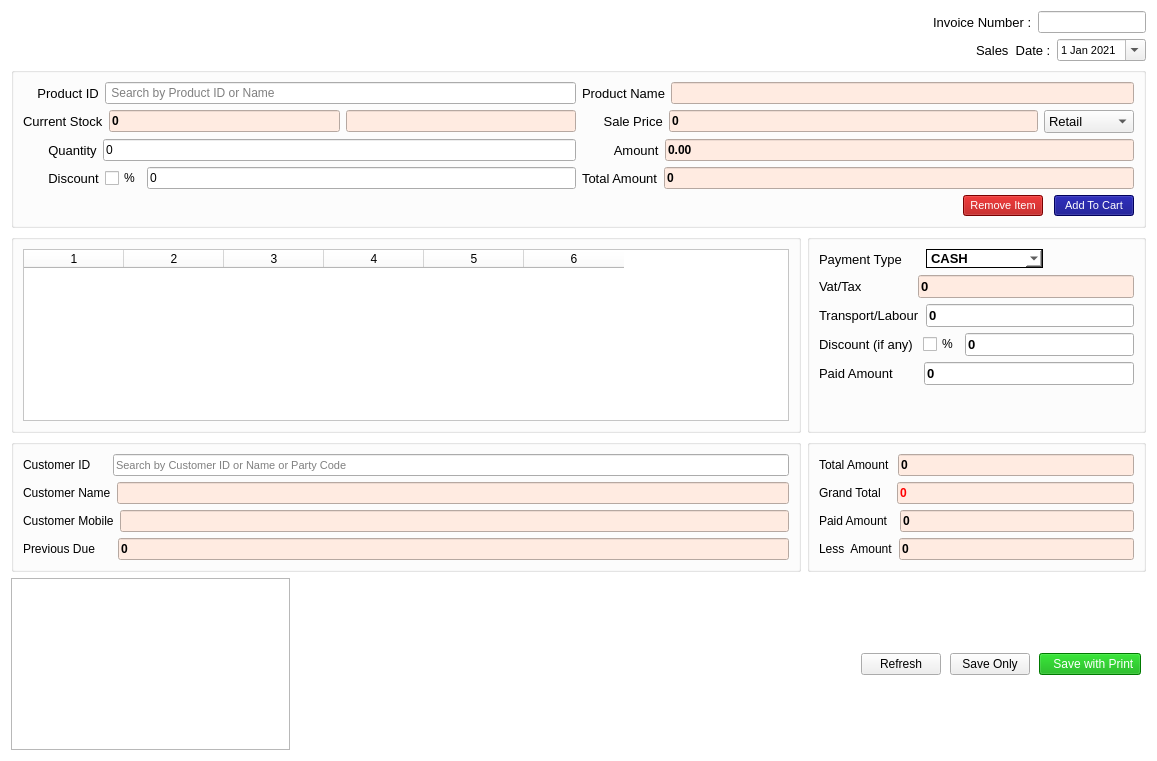
<?xml version="1.0" encoding="UTF-8"?>
<ui version="4.0">
 <class>Form</class>
 <widget class="QWidget" name="Form">
  <property name="windowModality">
   <enum>Qt::ApplicationModal</enum>
  </property>
  <property name="enabled">
   <bool>true</bool>
  </property>
  <property name="geometry">
   <rect>
    <x>0</x>
    <y>0</y>
    <width>1157</width>
    <height>761</height>
   </rect>
  </property>
  <property name="acceptDrops">
   <bool>true</bool>
  </property>
  <property name="windowTitle">
   <string>Form</string>
  </property>
  <property name="layoutDirection">
   <enum>Qt::LeftToRight</enum>
  </property>
  <property name="styleSheet">
   <string notr="true">QWidget#Form{
background-color: rgb(255, 255, 255);
	color: rgb(0, 0, 0);
}</string>
  </property>
  <property name="inputMethodHints">
   <set>Qt::ImhDate|Qt::ImhDialableCharactersOnly|Qt::ImhDigitsOnly|Qt::ImhEmailCharactersOnly|Qt::ImhExclusiveInputMask|Qt::ImhFormattedNumbersOnly|Qt::ImhHiddenText|Qt::ImhLatinOnly|Qt::ImhLowercaseOnly|Qt::ImhMultiLine|Qt::ImhNoAutoUppercase|Qt::ImhNoEditMenu|Qt::ImhNoPredictiveText|Qt::ImhNoTextHandles|Qt::ImhPreferLatin|Qt::ImhPreferLowercase|Qt::ImhPreferNumbers|Qt::ImhPreferUppercase|Qt::ImhSensitiveData|Qt::ImhTime|Qt::ImhUppercaseOnly|Qt::ImhUrlCharactersOnly</set>
  </property>
  <layout class="QGridLayout" name="gridLayout_26">
   <item row="0" column="2">
    <spacer name="horizontalSpacer_3">
     <property name="orientation">
      <enum>Qt::Horizontal</enum>
     </property>
     <property name="sizeHint" stdset="0">
      <size>
       <width>261</width>
       <height>20</height>
      </size>
     </property>
    </spacer>
   </item>
   <item row="0" column="3">
    <layout class="QGridLayout" name="gridLayout_21">
     <item row="0" column="0">
      <layout class="QGridLayout" name="gridLayout_20">
       <item row="0" column="1">
        <widget class="QLabel" name="label_10">
         <property name="font">
          <font>
           <pointsize>10</pointsize>
          </font>
         </property>
         <property name="text">
          <string>Invoice Number :</string>
         </property>
        </widget>
       </item>
       <item row="0" column="2">
        <widget class="QLineEdit" name="invoice">
         <property name="font">
          <font>
           <pointsize>8</pointsize>
          </font>
         </property>
         <property name="readOnly">
          <bool>true</bool>
         </property>
        </widget>
       </item>
       <item row="0" column="0">
        <spacer name="horizontalSpacer_7">
         <property name="orientation">
          <enum>Qt::Horizontal</enum>
         </property>
         <property name="sizeHint" stdset="0">
          <size>
           <width>40</width>
           <height>20</height>
          </size>
         </property>
        </spacer>
       </item>
      </layout>
     </item>
     <item row="1" column="0">
      <layout class="QGridLayout" name="gridLayout_6">
       <item row="0" column="1">
        <widget class="QLabel" name="label_8">
         <property name="font">
          <font>
           <pointsize>10</pointsize>
          </font>
         </property>
         <property name="text">
          <string>Sales  Date :</string>
         </property>
        </widget>
       </item>
       <item row="0" column="2">
        <widget class="QDateEdit" name="dateEdit">
         <property name="font">
          <font>
           <pointsize>8</pointsize>
          </font>
         </property>
         <property name="calendarPopup">
          <bool>true</bool>
         </property>
         <property name="date">
          <date>
           <year>2021</year>
           <month>1</month>
           <day>1</day>
          </date>
         </property>
        </widget>
       </item>
       <item row="0" column="0">
        <spacer name="horizontalSpacer_8">
         <property name="orientation">
          <enum>Qt::Horizontal</enum>
         </property>
         <property name="sizeHint" stdset="0">
          <size>
           <width>40</width>
           <height>20</height>
          </size>
         </property>
        </spacer>
       </item>
      </layout>
     </item>
    </layout>
   </item>
   <item row="1" column="0" colspan="4">
    <widget class="QGroupBox" name="groupBox">
     <property name="font">
      <font>
       <pointsize>10</pointsize>
      </font>
     </property>
     <property name="styleSheet">
      <string notr="true"/>
     </property>
     <property name="title">
      <string/>
     </property>
     <layout class="QGridLayout" name="gridLayout_25">
      <item row="0" column="0">
       <layout class="QGridLayout" name="gridLayout_24">
        <item row="0" column="0">
         <layout class="QGridLayout" name="gridLayout_23">
          <item row="0" column="0">
           <widget class="QLabel" name="label_2">
            <property name="font">
             <font>
              <pointsize>10</pointsize>
             </font>
            </property>
            <property name="text">
             <string>    Product ID</string>
            </property>
           </widget>
          </item>
          <item row="0" column="1">
           <widget class="QLineEdit" name="pv">
            <property name="font">
             <font>
              <pointsize>9</pointsize>
             </font>
            </property>
            <property name="placeholderText">
             <string> Search by Product ID or Name</string>
            </property>
           </widget>
          </item>
         </layout>
        </item>
        <item row="0" column="1">
         <layout class="QGridLayout" name="gridLayout_22">
          <item row="0" column="0">
           <widget class="QLabel" name="label_15">
            <property name="font">
             <font>
              <pointsize>10</pointsize>
             </font>
            </property>
            <property name="text">
             <string>Product Name</string>
            </property>
           </widget>
          </item>
          <item row="0" column="1">
           <widget class="QLineEdit" name="pn">
            <property name="font">
             <font>
              <pointsize>9</pointsize>
              <weight>75</weight>
              <bold>true</bold>
             </font>
            </property>
            <property name="styleSheet">
             <string notr="true">background-color: rgb(255, 235, 225);</string>
            </property>
            <property name="readOnly">
             <bool>true</bool>
            </property>
           </widget>
          </item>
         </layout>
        </item>
       </layout>
      </item>
      <item row="1" column="0">
       <layout class="QGridLayout" name="gridLayout_18">
        <item row="0" column="0">
         <layout class="QGridLayout" name="gridLayout_19">
          <item row="0" column="0">
           <widget class="QLabel" name="label_4">
            <property name="font">
             <font>
              <pointsize>10</pointsize>
             </font>
            </property>
            <property name="text">
             <string>Current Stock</string>
            </property>
           </widget>
          </item>
          <item row="0" column="1">
           <widget class="QLineEdit" name="stockshow">
            <property name="font">
             <font>
              <pointsize>9</pointsize>
              <weight>75</weight>
              <bold>true</bold>
             </font>
            </property>
            <property name="styleSheet">
             <string notr="true">background-color: rgb(255, 235, 225);</string>
            </property>
            <property name="text">
             <string>0</string>
            </property>
            <property name="readOnly">
             <bool>true</bool>
            </property>
           </widget>
          </item>
          <item row="0" column="2">
           <widget class="QLineEdit" name="unit">
            <property name="font">
             <font>
              <pointsize>9</pointsize>
             </font>
            </property>
            <property name="styleSheet">
             <string notr="true">background-color: rgb(255, 235, 225);</string>
            </property>
            <property name="readOnly">
             <bool>true</bool>
            </property>
           </widget>
          </item>
         </layout>
        </item>
        <item row="0" column="1">
         <layout class="QGridLayout" name="gridLayout_17">
          <item row="0" column="0">
           <widget class="QLabel" name="label_7">
            <property name="font">
             <font>
              <pointsize>10</pointsize>
             </font>
            </property>
            <property name="text">
             <string>      Sale Price</string>
            </property>
           </widget>
          </item>
          <item row="0" column="1">
           <widget class="QLineEdit" name="sale">
            <property name="font">
             <font>
              <pointsize>9</pointsize>
              <weight>75</weight>
              <bold>true</bold>
             </font>
            </property>
            <property name="layoutDirection">
             <enum>Qt::RightToLeft</enum>
            </property>
            <property name="styleSheet">
             <string notr="true">background-color: rgb(255, 235, 225);</string>
            </property>
            <property name="text">
             <string>0</string>
            </property>
            <property name="readOnly">
             <bool>false</bool>
            </property>
           </widget>
          </item>
          <item row="0" column="2">
           <widget class="QComboBox" name="stype">
            <property name="font">
             <font>
              <pointsize>10</pointsize>
             </font>
            </property>
            <item>
             <property name="text">
              <string>Retail</string>
             </property>
            </item>
            <item>
             <property name="text">
              <string>Wholesale</string>
             </property>
            </item>
           </widget>
          </item>
         </layout>
        </item>
       </layout>
      </item>
      <item row="2" column="0">
       <layout class="QGridLayout" name="gridLayout_16">
        <item row="0" column="0">
         <layout class="QGridLayout" name="gridLayout_15">
          <item row="0" column="0">
           <widget class="QLabel" name="label_3">
            <property name="font">
             <font>
              <pointsize>10</pointsize>
             </font>
            </property>
            <property name="text">
             <string>       Quantity</string>
            </property>
           </widget>
          </item>
          <item row="0" column="1">
           <widget class="QLineEdit" name="qtn">
            <property name="font">
             <font>
              <pointsize>9</pointsize>
             </font>
            </property>
            <property name="layoutDirection">
             <enum>Qt::RightToLeft</enum>
            </property>
            <property name="text">
             <string>0</string>
            </property>
           </widget>
          </item>
         </layout>
        </item>
        <item row="0" column="1">
         <layout class="QGridLayout" name="gridLayout_14">
          <item row="0" column="0">
           <widget class="QLabel" name="label_12">
            <property name="font">
             <font>
              <pointsize>10</pointsize>
             </font>
            </property>
            <property name="text">
             <string>         Amount</string>
            </property>
           </widget>
          </item>
          <item row="0" column="1">
           <widget class="QLineEdit" name="itemvalue">
            <property name="font">
             <font>
              <pointsize>9</pointsize>
              <weight>75</weight>
              <bold>true</bold>
             </font>
            </property>
            <property name="styleSheet">
             <string notr="true">background-color: rgb(255, 235, 225);</string>
            </property>
            <property name="text">
             <string>0.00</string>
            </property>
            <property name="readOnly">
             <bool>true</bool>
            </property>
           </widget>
          </item>
         </layout>
        </item>
       </layout>
      </item>
      <item row="3" column="0">
       <layout class="QGridLayout" name="gridLayout_13">
        <item row="0" column="0">
         <layout class="QGridLayout" name="gridLayout_12">
          <item row="0" column="0">
           <widget class="QLabel" name="label_24">
            <property name="font">
             <font>
              <pointsize>10</pointsize>
             </font>
            </property>
            <property name="text">
             <string>       Discount</string>
            </property>
           </widget>
          </item>
          <item row="0" column="1">
           <widget class="QCheckBox" name="ppercent">
            <property name="text">
             <string>%</string>
            </property>
           </widget>
          </item>
          <item row="0" column="2">
           <widget class="QLineEdit" name="discount_p">
            <property name="font">
             <font>
              <pointsize>9</pointsize>
             </font>
            </property>
            <property name="layoutDirection">
             <enum>Qt::RightToLeft</enum>
            </property>
            <property name="text">
             <string>0</string>
            </property>
            <property name="readOnly">
             <bool>false</bool>
            </property>
           </widget>
          </item>
         </layout>
        </item>
        <item row="0" column="1">
         <layout class="QGridLayout" name="gridLayout_3">
          <item row="0" column="0">
           <widget class="QLabel" name="label_14">
            <property name="font">
             <font>
              <pointsize>10</pointsize>
             </font>
            </property>
            <property name="text">
             <string>Total Amount</string>
            </property>
           </widget>
          </item>
          <item row="0" column="1">
           <widget class="QLineEdit" name="totalpp">
            <property name="font">
             <font>
              <pointsize>9</pointsize>
              <weight>75</weight>
              <bold>true</bold>
             </font>
            </property>
            <property name="styleSheet">
             <string notr="true">background-color: rgb(255, 235, 225);</string>
            </property>
            <property name="text">
             <string>0</string>
            </property>
            <property name="readOnly">
             <bool>true</bool>
            </property>
           </widget>
          </item>
         </layout>
        </item>
       </layout>
      </item>
      <item row="4" column="0">
       <layout class="QHBoxLayout" name="horizontalLayout_8">
        <property name="spacing">
         <number>11</number>
        </property>
        <item>
         <spacer name="horizontalSpacer_2">
          <property name="orientation">
           <enum>Qt::Horizontal</enum>
          </property>
          <property name="sizeHint" stdset="0">
           <size>
            <width>40</width>
            <height>20</height>
           </size>
          </property>
         </spacer>
        </item>
        <item>
         <widget class="QPushButton" name="deleteb">
          <property name="font">
           <font>
            <pointsize>8</pointsize>
           </font>
          </property>
          <property name="styleSheet">
           <string notr="true">background-color: rgb(170, 0, 0);
color: rgb(255, 255, 255);</string>
          </property>
          <property name="text">
           <string>Remove Item</string>
          </property>
         </widget>
        </item>
        <item>
         <widget class="QPushButton" name="additemb">
          <property name="font">
           <font>
            <pointsize>8</pointsize>
           </font>
          </property>
          <property name="styleSheet">
           <string notr="true">background-color: rgb(0, 0, 127);
color: rgb(255, 255, 255);</string>
          </property>
          <property name="text">
           <string>Add To Cart</string>
          </property>
         </widget>
        </item>
       </layout>
      </item>
     </layout>
    </widget>
   </item>
   <item row="2" column="0" colspan="4">
    <layout class="QGridLayout" name="gridLayout_7" columnstretch="7,3">
     <item row="0" column="0">
      <widget class="QGroupBox" name="groupBox_3">
       <property name="title">
        <string/>
       </property>
       <layout class="QGridLayout" name="gridLayout_5">
        <item row="0" column="0">
         <widget class="QTableWidget" name="tableWidget">
          <property name="font">
           <font>
            <family>MS Shell Dlg 2</family>
            <pointsize>10</pointsize>
            <weight>50</weight>
            <italic>false</italic>
            <bold>false</bold>
           </font>
          </property>
          <property name="styleSheet">
           <string notr="true">font: 10pt &quot;MS Shell Dlg 2&quot;;
background-color: rgb(255, 255, 255);
width:100%;

</string>
          </property>
          <property name="columnCount">
           <number>6</number>
          </property>
          <attribute name="horizontalHeaderCascadingSectionResizes">
           <bool>true</bool>
          </attribute>
          <attribute name="verticalHeaderCascadingSectionResizes">
           <bool>false</bool>
          </attribute>
          <column/>
          <column/>
          <column/>
          <column/>
          <column/>
          <column/>
         </widget>
        </item>
       </layout>
      </widget>
     </item>
     <item row="0" column="1">
      <widget class="QGroupBox" name="groupBox_4">
       <property name="font">
        <font>
         <pointsize>10</pointsize>
        </font>
       </property>
       <property name="styleSheet">
        <string notr="true"/>
       </property>
       <property name="title">
        <string/>
       </property>
       <layout class="QGridLayout" name="gridLayout_2">
        <item row="6" column="0">
         <widget class="QLabel" name="label_5">
          <property name="text">
           <string/>
          </property>
         </widget>
        </item>
        <item row="0" column="0">
         <layout class="QGridLayout" name="gridLayout_9">
          <item row="0" column="1">
           <widget class="QComboBox" name="paytype">
            <property name="font">
             <font>
              <pointsize>10</pointsize>
              <weight>75</weight>
              <bold>true</bold>
             </font>
            </property>
            <property name="styleSheet">
             <string notr="true">background-color: rgb(255, 255, 255);
color: rgb(0, 0, 0);
border:1px solid black;</string>
            </property>
            <item>
             <property name="text">
              <string>CASH</string>
             </property>
            </item>
            <item>
             <property name="text">
              <string>BANK</string>
             </property>
            </item>
            <item>
             <property name="text">
              <string>Mobile Banking</string>
             </property>
            </item>
            <item>
             <property name="text">
              <string>OTHERS</string>
             </property>
            </item>
           </widget>
          </item>
          <item row="0" column="0">
           <widget class="QLabel" name="label_13">
            <property name="font">
             <font>
              <pointsize>10</pointsize>
             </font>
            </property>
            <property name="text">
             <string>Payment Type     </string>
            </property>
           </widget>
          </item>
          <item row="0" column="2">
           <spacer name="horizontalSpacer_5">
            <property name="orientation">
             <enum>Qt::Horizontal</enum>
            </property>
            <property name="sizeHint" stdset="0">
             <size>
              <width>40</width>
              <height>20</height>
             </size>
            </property>
           </spacer>
          </item>
         </layout>
        </item>
        <item row="2" column="0">
         <layout class="QHBoxLayout" name="horizontalLayout_13">
          <item>
           <widget class="QLabel" name="label_17">
            <property name="font">
             <font>
              <pointsize>10</pointsize>
             </font>
            </property>
            <property name="text">
             <string>Vat/Tax              </string>
            </property>
           </widget>
          </item>
          <item>
           <widget class="QLineEdit" name="vat">
            <property name="font">
             <font>
              <pointsize>10</pointsize>
              <weight>75</weight>
              <bold>true</bold>
             </font>
            </property>
            <property name="layoutDirection">
             <enum>Qt::RightToLeft</enum>
            </property>
            <property name="styleSheet">
             <string notr="true">background-color: rgb(255, 235, 225);</string>
            </property>
            <property name="text">
             <string>0</string>
            </property>
            <property name="readOnly">
             <bool>true</bool>
            </property>
           </widget>
          </item>
         </layout>
        </item>
        <item row="3" column="0">
         <layout class="QHBoxLayout" name="horizontalLayout_14">
          <item>
           <widget class="QLabel" name="label_18">
            <property name="font">
             <font>
              <pointsize>10</pointsize>
             </font>
            </property>
            <property name="text">
             <string>Transport/Labour</string>
            </property>
           </widget>
          </item>
          <item>
           <widget class="QLineEdit" name="labour">
            <property name="font">
             <font>
              <pointsize>10</pointsize>
              <weight>75</weight>
              <bold>true</bold>
             </font>
            </property>
            <property name="layoutDirection">
             <enum>Qt::RightToLeft</enum>
            </property>
            <property name="text">
             <string>0</string>
            </property>
            <property name="readOnly">
             <bool>false</bool>
            </property>
           </widget>
          </item>
         </layout>
        </item>
        <item row="4" column="0">
         <layout class="QHBoxLayout" name="horizontalLayout_19">
          <item>
           <widget class="QLabel" name="label_23">
            <property name="font">
             <font>
              <pointsize>10</pointsize>
             </font>
            </property>
            <property name="text">
             <string>Discount (if any) </string>
            </property>
           </widget>
          </item>
          <item>
           <widget class="QCheckBox" name="discountpercent">
            <property name="text">
             <string>%</string>
            </property>
           </widget>
          </item>
          <item>
           <widget class="QLineEdit" name="discount">
            <property name="font">
             <font>
              <pointsize>10</pointsize>
              <weight>75</weight>
              <bold>true</bold>
             </font>
            </property>
            <property name="layoutDirection">
             <enum>Qt::RightToLeft</enum>
            </property>
            <property name="text">
             <string>0</string>
            </property>
            <property name="readOnly">
             <bool>false</bool>
            </property>
           </widget>
          </item>
         </layout>
        </item>
        <item row="5" column="0">
         <layout class="QHBoxLayout" name="horizontalLayout_15">
          <item>
           <widget class="QLabel" name="label_16">
            <property name="font">
             <font>
              <pointsize>10</pointsize>
             </font>
            </property>
            <property name="text">
             <string>Paid Amount       </string>
            </property>
           </widget>
          </item>
          <item>
           <widget class="QLineEdit" name="paid">
            <property name="font">
             <font>
              <pointsize>10</pointsize>
              <weight>75</weight>
              <bold>true</bold>
             </font>
            </property>
            <property name="layoutDirection">
             <enum>Qt::RightToLeft</enum>
            </property>
            <property name="text">
             <string>0</string>
            </property>
            <property name="readOnly">
             <bool>false</bool>
            </property>
           </widget>
          </item>
         </layout>
        </item>
       </layout>
      </widget>
     </item>
    </layout>
   </item>
   <item row="3" column="0" colspan="4">
    <layout class="QGridLayout" name="gridLayout_11" columnstretch="7,3">
     <item row="0" column="0">
      <widget class="QGroupBox" name="groupBox_2">
       <property name="title">
        <string/>
       </property>
       <layout class="QGridLayout" name="gridLayout_8">
        <item row="1" column="0">
         <layout class="QGridLayout" name="gridLayout">
          <item row="0" column="0">
           <widget class="QLabel" name="label_9">
            <property name="font">
             <font>
              <pointsize>9</pointsize>
             </font>
            </property>
            <property name="text">
             <string>Customer Name</string>
            </property>
           </widget>
          </item>
          <item row="0" column="1">
           <widget class="QLineEdit" name="cn">
            <property name="font">
             <font>
              <pointsize>8</pointsize>
              <weight>75</weight>
              <bold>true</bold>
             </font>
            </property>
            <property name="styleSheet">
             <string notr="true">background-color: rgb(255, 235, 225);</string>
            </property>
            <property name="readOnly">
             <bool>true</bool>
            </property>
           </widget>
          </item>
         </layout>
        </item>
        <item row="2" column="0">
         <layout class="QGridLayout" name="gridLayout_4">
          <item row="0" column="0">
           <widget class="QLabel" name="label_11">
            <property name="font">
             <font>
              <pointsize>9</pointsize>
             </font>
            </property>
            <property name="text">
             <string>Customer Mobile</string>
            </property>
           </widget>
          </item>
          <item row="0" column="1">
           <widget class="QLineEdit" name="mobile">
            <property name="styleSheet">
             <string notr="true">background-color: rgb(255, 235, 225);</string>
            </property>
            <property name="readOnly">
             <bool>true</bool>
            </property>
            <property name="clearButtonEnabled">
             <bool>false</bool>
            </property>
           </widget>
          </item>
         </layout>
        </item>
        <item row="3" column="0">
         <layout class="QHBoxLayout" name="horizontalLayout_22">
          <item>
           <widget class="QLabel" name="label_25">
            <property name="font">
             <font>
              <pointsize>9</pointsize>
             </font>
            </property>
            <property name="text">
             <string>Previous Due     </string>
            </property>
           </widget>
          </item>
          <item>
           <widget class="QLineEdit" name="previousdue">
            <property name="baseSize">
             <size>
              <width>10</width>
              <height>11</height>
             </size>
            </property>
            <property name="font">
             <font>
              <pointsize>9</pointsize>
              <weight>75</weight>
              <bold>true</bold>
             </font>
            </property>
            <property name="layoutDirection">
             <enum>Qt::RightToLeft</enum>
            </property>
            <property name="styleSheet">
             <string notr="true">background-color: rgb(255, 235, 225);

</string>
            </property>
            <property name="text">
             <string>0</string>
            </property>
            <property name="readOnly">
             <bool>true</bool>
            </property>
           </widget>
          </item>
         </layout>
        </item>
        <item row="0" column="0">
         <layout class="QHBoxLayout" name="horizontalLayout">
          <item>
           <widget class="QLabel" name="label">
            <property name="font">
             <font>
              <pointsize>9</pointsize>
             </font>
            </property>
            <property name="text">
             <string>Customer ID     </string>
            </property>
           </widget>
          </item>
          <item>
           <widget class="QLineEdit" name="sv">
            <property name="font">
             <font>
              <pointsize>8</pointsize>
             </font>
            </property>
            <property name="placeholderText">
             <string>Search by Customer ID or Name or Party Code</string>
            </property>
           </widget>
          </item>
         </layout>
        </item>
       </layout>
      </widget>
     </item>
     <item row="0" column="1">
      <widget class="QGroupBox" name="groupBox_5">
       <property name="font">
        <font>
         <pointsize>12</pointsize>
        </font>
       </property>
       <property name="styleSheet">
        <string notr="true">max-height:195px;</string>
       </property>
       <property name="title">
        <string/>
       </property>
       <layout class="QGridLayout" name="gridLayout_10">
        <item row="0" column="0">
         <layout class="QHBoxLayout" name="horizontalLayout_16">
          <item>
           <widget class="QLabel" name="label_19">
            <property name="font">
             <font>
              <pointsize>9</pointsize>
             </font>
            </property>
            <property name="text">
             <string>Total Amount </string>
            </property>
           </widget>
          </item>
          <item>
           <widget class="QLineEdit" name="total">
            <property name="baseSize">
             <size>
              <width>10</width>
              <height>11</height>
             </size>
            </property>
            <property name="font">
             <font>
              <pointsize>9</pointsize>
              <weight>75</weight>
              <bold>true</bold>
             </font>
            </property>
            <property name="layoutDirection">
             <enum>Qt::RightToLeft</enum>
            </property>
            <property name="styleSheet">
             <string notr="true">background-color: rgb(255, 235, 225);
</string>
            </property>
            <property name="text">
             <string>0</string>
            </property>
            <property name="readOnly">
             <bool>true</bool>
            </property>
           </widget>
          </item>
         </layout>
        </item>
        <item row="1" column="0">
         <layout class="QHBoxLayout" name="horizontalLayout_17">
          <item>
           <widget class="QLabel" name="label_21">
            <property name="font">
             <font>
              <pointsize>9</pointsize>
             </font>
            </property>
            <property name="text">
             <string>Grand Total   </string>
            </property>
           </widget>
          </item>
          <item>
           <widget class="QLineEdit" name="grand">
            <property name="font">
             <font>
              <pointsize>9</pointsize>
              <weight>75</weight>
              <bold>true</bold>
             </font>
            </property>
            <property name="layoutDirection">
             <enum>Qt::RightToLeft</enum>
            </property>
            <property name="styleSheet">
             <string notr="true">color: rgb(255, 0, 0);
background-color: rgb(255, 235, 225);
</string>
            </property>
            <property name="text">
             <string>0</string>
            </property>
            <property name="readOnly">
             <bool>true</bool>
            </property>
           </widget>
          </item>
         </layout>
        </item>
        <item row="2" column="0">
         <layout class="QHBoxLayout" name="horizontalLayout_18">
          <item>
           <widget class="QLabel" name="label_22">
            <property name="font">
             <font>
              <pointsize>9</pointsize>
             </font>
            </property>
            <property name="text">
             <string>Paid Amount  </string>
            </property>
           </widget>
          </item>
          <item>
           <widget class="QLineEdit" name="paidtext">
            <property name="font">
             <font>
              <pointsize>9</pointsize>
              <weight>75</weight>
              <bold>true</bold>
             </font>
            </property>
            <property name="layoutDirection">
             <enum>Qt::RightToLeft</enum>
            </property>
            <property name="styleSheet">
             <string notr="true">background-color: rgb(255, 235, 225);</string>
            </property>
            <property name="text">
             <string>0</string>
            </property>
            <property name="readOnly">
             <bool>true</bool>
            </property>
           </widget>
          </item>
         </layout>
        </item>
        <item row="3" column="0">
         <layout class="QHBoxLayout" name="horizontalLayout_21">
          <item>
           <widget class="QLabel" name="label_20">
            <property name="font">
             <font>
              <pointsize>9</pointsize>
             </font>
            </property>
            <property name="text">
             <string>Less  Amount</string>
            </property>
           </widget>
          </item>
          <item>
           <widget class="QLineEdit" name="less">
            <property name="font">
             <font>
              <pointsize>9</pointsize>
              <weight>75</weight>
              <bold>true</bold>
             </font>
            </property>
            <property name="layoutDirection">
             <enum>Qt::RightToLeft</enum>
            </property>
            <property name="styleSheet">
             <string notr="true">background-color: rgb(255, 235, 225);</string>
            </property>
            <property name="text">
             <string>0</string>
            </property>
            <property name="readOnly">
             <bool>true</bool>
            </property>
           </widget>
          </item>
         </layout>
        </item>
       </layout>
      </widget>
     </item>
    </layout>
   </item>
   <item row="4" column="0">
    <widget class="QTextEdit" name="textEdit"/>
   </item>
   <item row="4" column="1">
    <spacer name="horizontalSpacer">
     <property name="orientation">
      <enum>Qt::Horizontal</enum>
     </property>
     <property name="sizeHint" stdset="0">
      <size>
       <width>167</width>
       <height>20</height>
      </size>
     </property>
    </spacer>
   </item>
   <item row="4" column="2" colspan="2">
    <layout class="QHBoxLayout" name="horizontalLayout_23">
     <property name="spacing">
      <number>9</number>
     </property>
     <property name="topMargin">
      <number>15</number>
     </property>
     <property name="rightMargin">
      <number>5</number>
     </property>
     <property name="bottomMargin">
      <number>15</number>
     </property>
     <item>
      <spacer name="horizontalSpacer_4">
       <property name="orientation">
        <enum>Qt::Horizontal</enum>
       </property>
       <property name="sizeHint" stdset="0">
        <size>
         <width>40</width>
         <height>20</height>
        </size>
       </property>
      </spacer>
     </item>
     <item>
      <widget class="QPushButton" name="clearb">
       <property name="font">
        <font>
         <pointsize>9</pointsize>
        </font>
       </property>
       <property name="text">
        <string>Refresh</string>
       </property>
      </widget>
     </item>
     <item>
      <widget class="QPushButton" name="saveonlyb">
       <property name="font">
        <font>
         <pointsize>9</pointsize>
        </font>
       </property>
       <property name="text">
        <string>Save Only</string>
       </property>
      </widget>
     </item>
     <item>
      <widget class="QPushButton" name="purchaseb">
       <property name="font">
        <font>
         <pointsize>9</pointsize>
        </font>
       </property>
       <property name="styleSheet">
        <string notr="true">background-color: rgb(0, 170, 0);
color: rgb(255, 255, 255);</string>
       </property>
       <property name="text">
        <string>   Save with Print </string>
       </property>
      </widget>
     </item>
    </layout>
   </item>
  </layout>
 </widget>
 <resources/>
 <connections/>
</ui>
